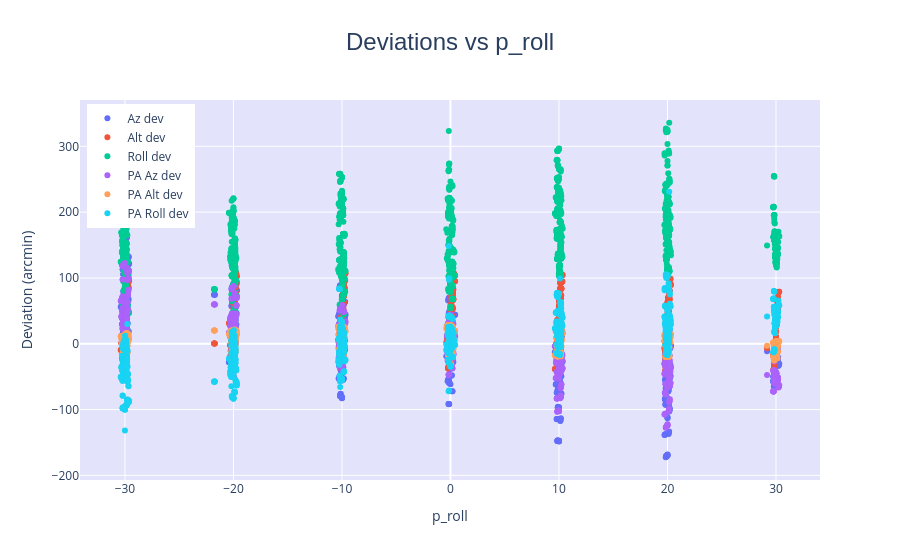
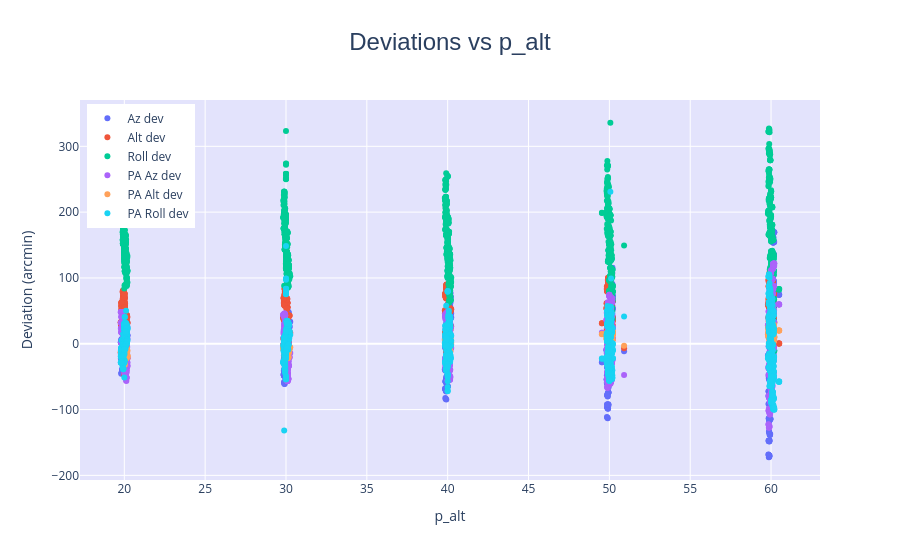
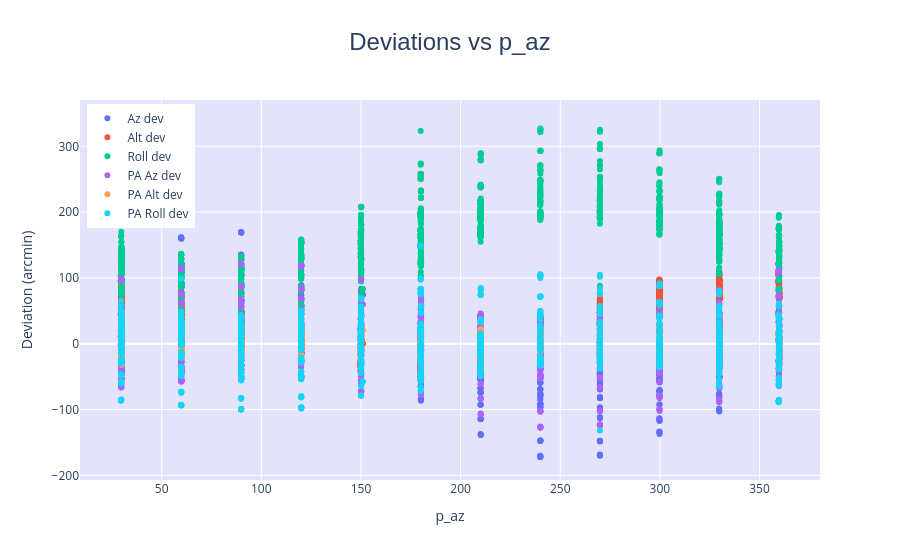
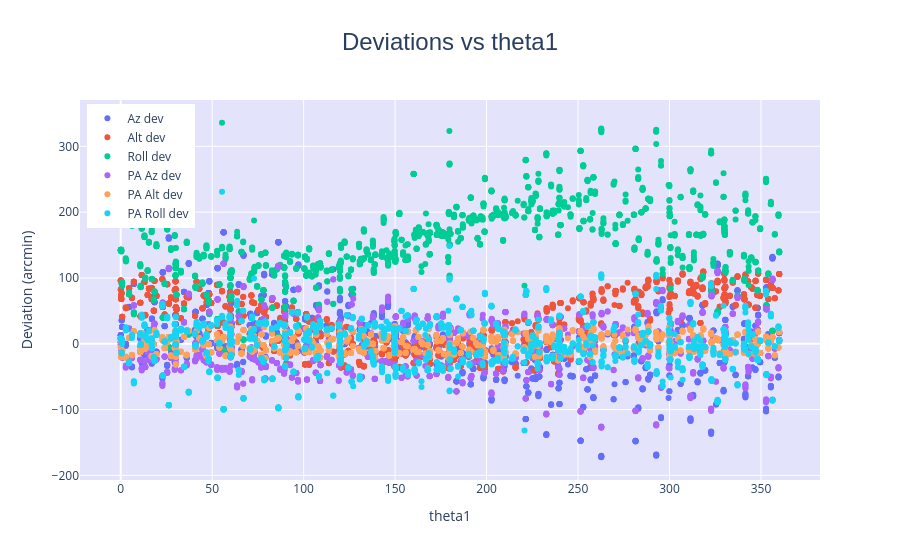

The cell these charts' notebook holds for them, in order:
### Code cell
plot_deviations('p_roll')
plot_deviations('p_alt')
plot_deviations('p_az')
plot_deviations('theta1')
plot_deviations('theta2')
plot_deviations('theta3')
plot_deviations('date_obs')

### Figure 1 — Plotly figure (JSON) as saved in the notebook; plotly's stock layout.template omitted (floating-point values rounded to 4 significant figures; data arrays with more than 128 entries replaced by an {"elided": "..."} marker saying what was removed)
{"data": [{"marker": {"size": 6}, "mode": "markers", "name": "Az dev", "type": "scatter", "x": {"elided": "1772 float values"}, "y": {"elided": "1772 float values"}}, {"marker": {"size": 6}, "mode": "markers", "name": "Alt dev", "type": "scatter", "x": {"elided": "1772 float values"}, "y": {"elided": "1772 float values"}}, {"marker": {"size": 6}, "mode": "markers", "name": "Roll dev", "type": "scatter", "x": {"elided": "1772 float values"}, "y": {"elided": "1772 float values"}}, {"marker": {"size": 6}, "mode": "markers", "name": "PA Az dev", "type": "scatter", "x": {"elided": "1772 float values"}, "y": {"elided": "1772 float values"}}, {"marker": {"size": 6}, "mode": "markers", "name": "PA Alt dev", "type": "scatter", "x": {"elided": "1772 float values"}, "y": {"elided": "1772 float values"}}, {"marker": {"size": 6}, "mode": "markers", "name": "PA Roll dev", "type": "scatter", "x": {"elided": "1772 float values"}, "y": {"elided": "1772 float values"}}], "layout": {"hovermode": "x unified", "legend": {"x": 0.01, "y": 0.99}, "plot_bgcolor": "rgba(200, 200, 250, 0.5)", "title": {"font": {"family": "Arial", "size": 24}, "text": "Deviations vs p_roll", "x": 0.5}, "xaxis": {"title": {"text": "p_roll"}}, "yaxis": {"title": {"text": "Deviation (arcmin)"}}}}

### Figure 2 — Plotly figure (JSON) as saved in the notebook; plotly's stock layout.template omitted (floating-point values rounded to 4 significant figures; data arrays with more than 128 entries replaced by an {"elided": "..."} marker saying what was removed)
{"data": [{"marker": {"size": 6}, "mode": "markers", "name": "Az dev", "type": "scatter", "x": {"elided": "1772 float values"}, "y": {"elided": "1772 float values"}}, {"marker": {"size": 6}, "mode": "markers", "name": "Alt dev", "type": "scatter", "x": {"elided": "1772 float values"}, "y": {"elided": "1772 float values"}}, {"marker": {"size": 6}, "mode": "markers", "name": "Roll dev", "type": "scatter", "x": {"elided": "1772 float values"}, "y": {"elided": "1772 float values"}}, {"marker": {"size": 6}, "mode": "markers", "name": "PA Az dev", "type": "scatter", "x": {"elided": "1772 float values"}, "y": {"elided": "1772 float values"}}, {"marker": {"size": 6}, "mode": "markers", "name": "PA Alt dev", "type": "scatter", "x": {"elided": "1772 float values"}, "y": {"elided": "1772 float values"}}, {"marker": {"size": 6}, "mode": "markers", "name": "PA Roll dev", "type": "scatter", "x": {"elided": "1772 float values"}, "y": {"elided": "1772 float values"}}], "layout": {"hovermode": "x unified", "legend": {"x": 0.01, "y": 0.99}, "plot_bgcolor": "rgba(200, 200, 250, 0.5)", "title": {"font": {"family": "Arial", "size": 24}, "text": "Deviations vs p_alt", "x": 0.5}, "xaxis": {"title": {"text": "p_alt"}}, "yaxis": {"title": {"text": "Deviation (arcmin)"}}}}

### Figure 3 — Plotly figure (JSON) as saved in the notebook; plotly's stock layout.template omitted (floating-point values rounded to 4 significant figures; data arrays with more than 128 entries replaced by an {"elided": "..."} marker saying what was removed)
{"data": [{"marker": {"size": 6}, "mode": "markers", "name": "Az dev", "type": "scatter", "x": {"elided": "1772 float values"}, "y": {"elided": "1772 float values"}}, {"marker": {"size": 6}, "mode": "markers", "name": "Alt dev", "type": "scatter", "x": {"elided": "1772 float values"}, "y": {"elided": "1772 float values"}}, {"marker": {"size": 6}, "mode": "markers", "name": "Roll dev", "type": "scatter", "x": {"elided": "1772 float values"}, "y": {"elided": "1772 float values"}}, {"marker": {"size": 6}, "mode": "markers", "name": "PA Az dev", "type": "scatter", "x": {"elided": "1772 float values"}, "y": {"elided": "1772 float values"}}, {"marker": {"size": 6}, "mode": "markers", "name": "PA Alt dev", "type": "scatter", "x": {"elided": "1772 float values"}, "y": {"elided": "1772 float values"}}, {"marker": {"size": 6}, "mode": "markers", "name": "PA Roll dev", "type": "scatter", "x": {"elided": "1772 float values"}, "y": {"elided": "1772 float values"}}], "layout": {"hovermode": "x unified", "legend": {"x": 0.01, "y": 0.99}, "plot_bgcolor": "rgba(200, 200, 250, 0.5)", "title": {"font": {"family": "Arial", "size": 24}, "text": "Deviations vs p_az", "x": 0.5}, "xaxis": {"title": {"text": "p_az"}}, "yaxis": {"title": {"text": "Deviation (arcmin)"}}}}

### Figure 4 — Plotly figure (JSON) as saved in the notebook; plotly's stock layout.template omitted (floating-point values rounded to 4 significant figures; data arrays with more than 128 entries replaced by an {"elided": "..."} marker saying what was removed)
{"data": [{"marker": {"size": 6}, "mode": "markers", "name": "Az dev", "type": "scatter", "x": {"elided": "1772 float values"}, "y": {"elided": "1772 float values"}}, {"marker": {"size": 6}, "mode": "markers", "name": "Alt dev", "type": "scatter", "x": {"elided": "1772 float values"}, "y": {"elided": "1772 float values"}}, {"marker": {"size": 6}, "mode": "markers", "name": "Roll dev", "type": "scatter", "x": {"elided": "1772 float values"}, "y": {"elided": "1772 float values"}}, {"marker": {"size": 6}, "mode": "markers", "name": "PA Az dev", "type": "scatter", "x": {"elided": "1772 float values"}, "y": {"elided": "1772 float values"}}, {"marker": {"size": 6}, "mode": "markers", "name": "PA Alt dev", "type": "scatter", "x": {"elided": "1772 float values"}, "y": {"elided": "1772 float values"}}, {"marker": {"size": 6}, "mode": "markers", "name": "PA Roll dev", "type": "scatter", "x": {"elided": "1772 float values"}, "y": {"elided": "1772 float values"}}], "layout": {"hovermode": "x unified", "legend": {"x": 0.01, "y": 0.99}, "plot_bgcolor": "rgba(200, 200, 250, 0.5)", "title": {"font": {"family": "Arial", "size": 24}, "text": "Deviations vs theta1", "x": 0.5}, "xaxis": {"title": {"text": "theta1"}}, "yaxis": {"title": {"text": "Deviation (arcmin)"}}}}
